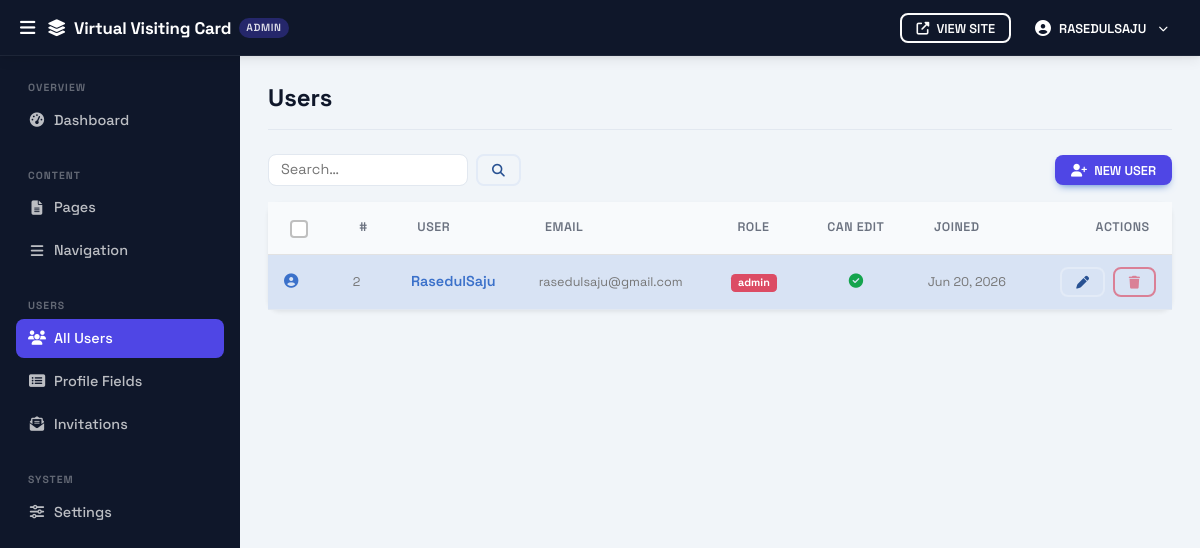
Page /admin/users/index.php (signed in) on the committed database.
### tables this page shows
CREATE TABLE `users` (
  `id`                INT UNSIGNED                    NOT NULL AUTO_INCREMENT,
  `username`          VARCHAR(50)                     NOT NULL,
  `full_name`         VARCHAR(150)                    NULL,
  `email`             VARCHAR(150)                    NOT NULL,
  `password_hash`     VARCHAR(255)                    NOT NULL,
  `role`              ENUM('user','admin','superadmin') NOT NULL DEFAULT 'user',
  `account_status`    ENUM('active','resigned')       NOT NULL DEFAULT 'active',
  `can_edit_profile`  TINYINT(1)                      NOT NULL DEFAULT 1,
  `meta_robots`       VARCHAR(20)                     NOT NULL DEFAULT 'index,follow',
  `show_in_directory` TINYINT(1)                      NOT NULL DEFAULT 1,
  `profile_image`     VARCHAR(255)                    NOT NULL DEFAULT 'default-avatar.png',
  `bio`               TEXT,
  `reset_token`       VARCHAR(64)                     NULL DEFAULT NULL,
  `reset_expires`     DATETIME                        NULL DEFAULT NULL,
  `created_at`        DATETIME                        NOT NULL DEFAULT CURRENT_TIMESTAMP,
  PRIMARY KEY (`id`),
  UNIQUE KEY `uq_username` (`username`),
  UNIQUE KEY `uq_email`    (`email`)
);

### helpers.php (called while the page is built, shortened)
<?php
function e(string $s): string
{
    return htmlspecialchars($s, ENT_QUOTES | ENT_HTML5, 'UTF-8');
}

### admin/users/index.php (the view, shortened to what this page needs)
<?php
require_once __DIR__ . '/../../helpers.php';
$pdo = getDB();
$search  = trim($_GET['q'] ?? '');
$curPage = max(1, (int)($_GET['p'] ?? 1));
$perPage = 15;
$offset  = ($curPage - 1) * $perPage;
$conditions = [];
$params     = [];
if (!isSuperAdmin()) {
    $conditions[] = "role != 'superadmin'";
}
$where = $conditions ? 'WHERE ' . implode(' AND ', $conditions) : '';
$listStmt = $pdo->prepare(
    "SELECT id, username, full_name, email, role, can_edit_profile, account_status, created_at
     FROM users $where ORDER BY created_at DESC LIMIT $perPage OFFSET $offset"
);
$listStmt->execute($params);
$users = $listStmt->fetchAll();
require_once __DIR__ . '/../layout_header.php';
?>
<form method="POST" id="bulkForm">
    <div class="d-flex flex-wrap align-items-center gap-2 mb-3">
        <div class="d-flex gap-2">
            <input type="text" form="searchForm" name="q" class="form-control form-control-sm"
                   placeholder="Search…" value="<?= e($search) ?>" style="width:200px;">
            <button form="searchForm" class="btn btn-sm btn-outline-secondary" type="submit">
                <i class="fas fa-search"></i>
            </button>
        </div>
        <a href="<?= BASE_URL ?>admin/users/create.php" class="btn btn-primary btn-sm ms-auto">
            <i class="fas fa-user-plus me-1"></i> New User
        </a>
    </div>
    <div class="card border-0 shadow-sm">
        <div class="table-responsive" data-mdb-perfect-scrollbar="true" style="max-height:560px;">
            <table class="table table-hover align-middle mb-0">
                <thead class="table-light">
                    <tr>
                        <th style="width:40px;">
                            <input type="checkbox" class="form-check-input" id="selectAll"
                                   title="Select all">
                        </th>
                        <th>#</th>
                        <th>User</th>
                        <th>Email</th>
                        <th>Role</th>
                        <th class="text-center">Can Edit</th>
                        <th>Joined</th>
                        <th class="text-end">Actions</th>
                    </tr>
                </thead>
                <tbody>
                <?php foreach ($users as $u):
                    $isSelf = (int)$u['id'] === (int)$_SESSION['user_id'];
                ?>
                    <tr class="<?= $isSelf ? 'table-primary' : '' ?>">
                        <td>
                            <?php if (!$isSelf): ?>
                                <input type="checkbox" class="form-check-input row-check"
                                       name="ids[]" value="<?= (int)$u['id'] ?>">
                            <?php else: ?>
                                <span title="Cannot select yourself">
                                    <i class="fas fa-user-circle text-primary"></i>
                                </span>
                            <?php endif; ?>
                        </td>
                        <td class="text-muted small"><?= (int)$u['id'] ?></td>
                        <td>
                            <a href="<?= BASE_URL . e($u['username']) ?>" target="_blank"
                               class="fw-semibold text-decoration-none">
                                <?= e($u['username']) ?>
                            </a>
                        </td>
                        <td class="small text-muted"><?= e($u['email']) ?></td>
                        <td>
                            <span class="badge <?= in_array($u['role'], ['admin','superadmin'], true) ? 'bg-danger' : 'bg-primary' ?>">
                                <?= e($u['role']) ?>
                            </span>
                        </td>
                        <td class="text-center">
                            <?php if ($u['can_edit_profile']): ?>
                                <i class="fas fa-check-circle text-success"></i>
                            <?php else: ?>
                                <i class="fas fa-times-circle text-danger"></i>
                            <?php endif; ?>
                        </td>
                        <td class="small text-muted"><?= date('M j, Y', strtotime($u['created_at'])) ?></td>
                        <td class="text-end">
                            <a href="<?= BASE_URL ?>admin/users/edit.php?id=<?= (int)$u['id'] ?>"
                               class="btn btn-sm btn-outline-secondary me-1" title="Edit">
                                <i class="fas fa-pen"></i>
                            </a>
                            <?php if (!$isSelf): ?>
                            <button type="button" class="btn btn-sm btn-outline-danger"
                                    onclick="quickDelete(<?= (int)$u['id'] ?>, '<?= e($u['username']) ?>')"
                                    title="Delete">
                                <i class="fas fa-trash"></i>
                            </button>
                            <?php else: ?>
                            <button class="btn btn-sm btn-outline-danger disabled" title="Cannot delete yourself">
                                <i class="fas fa-trash"></i>
                            </button>
                            <?php endif; ?>
                        </td>
                    </tr>
                <?php endforeach; ?>
                </tbody>
            </table>
        </div>
    </div>
</form>
<?php require_once __DIR__ . '/../layout_footer.php'; ?>

### assets/css/custom.css (style rules this page uses)
:root { --cms-primary: #4f46e5; --cms-primary-dark: #3730a3; --cms-accent: #7c3aed; --cms-ink: #0f172a; --cms-body: #374151; --cms-muted: #6b7280; --cms-border: #e2e8f0; --cms-bg: #f8fafc; --cms-surface: #ffffff; --cms-radius: 12px; --cms-shadow: 0 2px 16px rgba(15, 23, 42, .08); --cms-shadow-lg: 0 8px 32px rgba(15, 23, 42, .12); --cms-font-display: 'Space Grotesk', system-ui, sans-serif; --cms-font-body: -apple-system, BlinkMacSystemFont, 'Segoe UI', system-ui, sans-serif; }
html { scroll-behavior: smooth; }
body { font-family: var(--cms-font-body); background-color: var(--cms-bg); color: var(--cms-body); min-height: 100vh; display: flex; flex-direction: column; }
.btn-primary { background: var(--cms-primary) !important; border-color: var(--cms-primary) !important; font-weight: 600; border-radius: 8px; }
.card { border-radius: var(--cms-radius) !important; box-shadow: var(--cms-shadow); }

### assets/css/admin.css (style rules this page uses)
:root { --adm-sidebar-w: 240px; --adm-topbar-h: 56px; --adm-sidebar-bg: #0f172a; --adm-sidebar-hover: rgba(255, 255, 255, .07); --adm-sidebar-active: #4f46e5; --adm-sidebar-text: rgba(255, 255, 255, .72); --adm-sidebar-label: rgba(255, 255, 255, .35); --adm-content-bg: #f1f5f9; --adm-card-bg: #ffffff; --adm-border: #e2e8f0; --adm-font: 'Space Grotesk', system-ui, sans-serif; }
.admin-body { background: var(--adm-content-bg); font-family: var(--adm-font); padding-top: var(--adm-topbar-h); min-height: 100vh; }
.admin-body .card { border-radius: 12px !important; background: var(--adm-card-bg); }
.admin-body .table th { font-size: .78rem; font-weight: 600; letter-spacing: .04em; text-transform: uppercase; color: #6b7280; border-bottom-width: 1px; }
.admin-body .table td { vertical-align: middle; border-bottom-color: var(--adm-border); padding: .75rem 1rem; }
.admin-body .table-light th { background: #f8fafc; }
.admin-body .form-select, .admin-body .form-control { border-color: var(--adm-border); border-radius: 8px; font-size: .9rem; }
.admin-body .btn { border-radius: 8px; font-weight: 600; font-size: .875rem; }
.admin-body .btn-sm { font-size: .8rem; }

### rows in the picture
users: id "2", username "RasedulSaju", email "rasedulsaju@gmail.com", role "admin", can_edit_profile 1 (drawn), created_at "Jun 20, 2026"

### other values in the picture
siteName() "Virtual Visiting Card"
$_adminUser "RASEDULSAJU"
$label "Dashboard Pages Navigation All Users Profile Fields Invitations Settings"
$pageTitle "Users"
